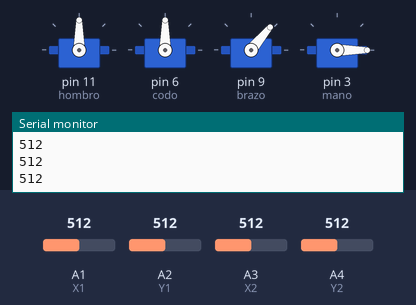
Recording of a sketch running on a simulated Arduino Uno, built with avr-gcc and run on an emulated ATmega328P. Parts: 4 × servo, the last lines printed to the serial monitor. The inputs (shaded band) are chosen by the test bench; at power-on: A1 (X1) = 512, A3 (X2) = 512, A4 (Y2) = 512, A2 (Y1) = 512.

Above: at 1.2 s.
1.3 s: A1 (X1) set to 585
2.8 s: A1 (X1) set to 613
At 4.9 s:
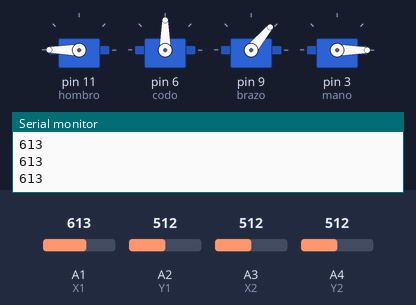
5.8 s: A3 (X2) set to 590
7.3 s: A3 (X2) set to 610
At 8.7 s:
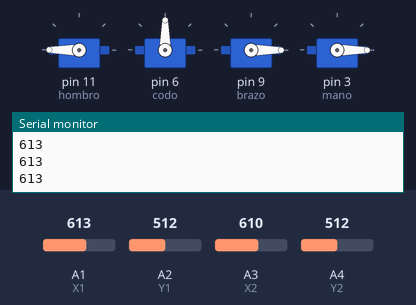
10.3 s: A4 (Y2) set to 582
At 11.5 s:
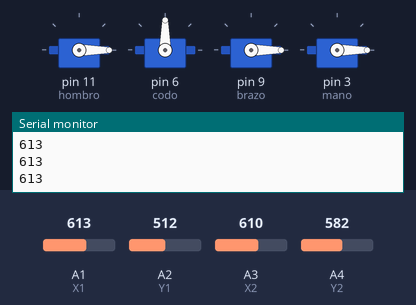
13.3 s: A4 (Y2) set to 609
At 17.12 s:
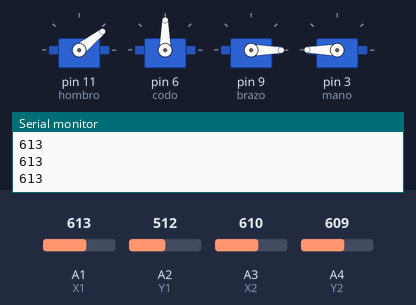
Timing chart, 0 to 20.9 s (numbered marks = the images above; inputs shaded):
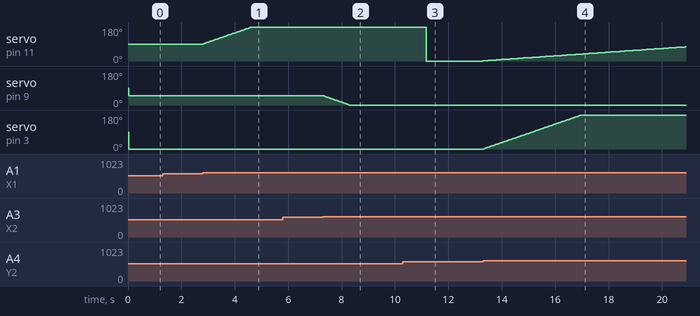

The sketch:

Codigo_Brazo.ino
```cpp
#include <Servo.h> //Nombramiento de Libreria.

Servo hombro; // Creación del objeto "hombro".
Servo codo; // Creación del objeto "codo".
Servo brazo; // Creación del objeto "brazo".
Servo mano; // Creación del objeto "mano".

int X1 = A1; // variable para lectura del eje x del joystick 1
int Y1 = A2; // variable para lectura del eje y del joystick 1
int X2 = A3; // variable para lectura del eje x del joystick 2
int Y2 = A4; // variable para lectura del eje y del joystick 2

int angulo1 = 90; // angulo de inicio para el "hombro".
int angulo2 = 90; // angulo de inicio para el "codo".
int angulo3 = 50; // angulo de inicio para el "brazo".
int angulo4 = 0; // angulo de inicio para el "mano".
int salto = 2; // variación del angulo.

int joyX1 = 0; // Inicializando la variable de lectura.
int joyY1 = 0; // Inicializando la variable de lectura.
int joyX2 = 0; // Inicializando la variable de lectura.
int joyY2 = 0; // Inicializando la variable de lectura.

void setup() {

  Serial.begin (9600); //Puerto serial

  hombro.attach(11,600,1500); // Se usará "hombro" a traves del pin digital 11(pwm) del arduino.
  codo.attach(6,600,1500); // Se usará "codo" a traves del pin digital 6(pwm) del arduino.
  brazo.attach(9,600,1500); // Se usará "brazo" a traves del pin digital 9(pwm) del arduino.
  mano.attach(3,600,1500); // Se usará "mano" a traves del pin digital 3(pwm) del arduino.
}

void loop() {

  int joyX1 = analogRead(X1);
  Serial.println(joyX1);

            if ( joyX1 < 400 )                    // Si la lectura es menor de 400
                 angulo1 = angulo1 - salto ;    // disminuimos el angulo
            else if ( joyX1 > 600 )                   // Si mayor de 600
                 angulo1 = angulo1 + salto ;    // Aumentamos el angulo
            hombro.write(angulo1);             // Y este es el que mueve el servo
            delay (10);

  int joyY1 = analogRead(Y1);

            if ( joyY1 < 400 )                    // Si la lectura es menor de 400
                 angulo2 = angulo2 + salto ;    // disminuimos el angulo
            else if ( joyY1 > 600 )                   // Si mayor de 600
                 angulo2 = angulo2 - salto ;    // Aumentamos el angulo
            codo.write(angulo2);             // Y este es el que mueve el servo
            delay (10);

  int joyX2 = analogRead(X2);

            if ( joyX2 < 400 )                    // Si la lectura es menor de 400
                 angulo3 = angulo3 + salto ;    // disminuimos el angulo
            else if ( joyX2 > 600 )                   // Si mayor de 600
                 angulo3 = angulo3 - salto ;    // Aumentamos el angulo
            brazo.write(angulo3);             // Y este es el que mueve el servo
            delay (10);

  int joyY2 = analogRead(Y2);

            if ( joyY2 < 400 )                    // Si la lectura es menor de 400
                 angulo4 = angulo4 - salto ;    // disminuimos el angulo
            else if ( joyY2 > 600 )                   // Si mayor de 600
                 angulo4 = angulo4 + salto ;    // Aumentamos el angulo
            mano.write(angulo4);             // Y este es el que mueve el servo
            delay (10);
  }
```

Measured:
- the behaviour switches between 600 and 601 on A1 (X1) (found by bisection; images 0 and 1)
- the behaviour switches between 600 and 601 on A3 (X2) (found by bisection; images 1 and 2)
- the behaviour switches between 600 and 601 on A4 (Y2) (found by bisection; images 3 and 4)
- after the input at 2.8 s, servo on pin 11 (hombro): moves from 90° to 180° over 1.8 s, starting at once
- after the input at 7.3 s, servo on pin 9 (brazo): moves from 50° to 0° over 0.98 s, starting at once
- after the input at 13.3 s, servo on pin 3 (mano): moves from 0° to 180° over 3.6 s, starting at once
